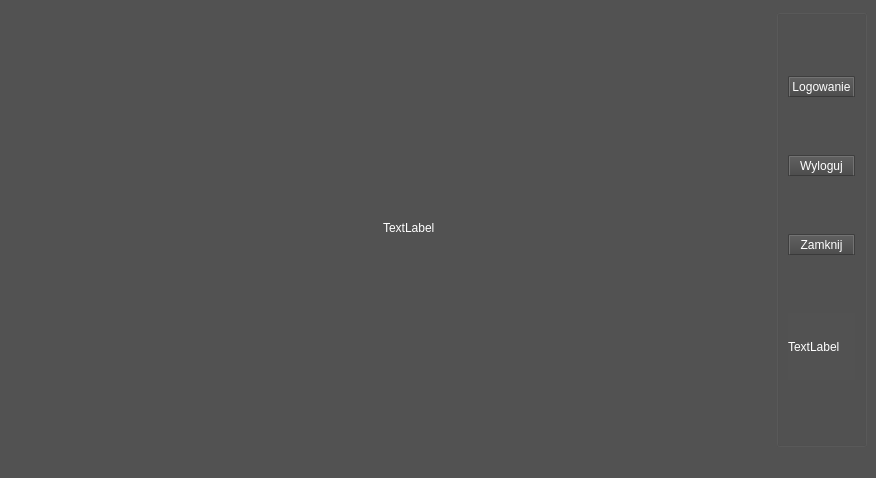
<?xml version="1.0" encoding="UTF-8"?>
<ui version="4.0">
 <class>MainWindow</class>
 <widget class="QMainWindow" name="MainWindow">
  <property name="geometry">
   <rect>
    <x>0</x>
    <y>0</y>
    <width>876</width>
    <height>478</height>
   </rect>
  </property>
  <property name="windowTitle">
   <string>Kino</string>
  </property>
  <property name="styleSheet">
   <string notr="true">/*
ElegantDark Style Sheet for QT Applications
Author: Jaime A. Quiroga P.
Company: GTRONICK
Last updated: 17/04/2018
Available at: https://github.com/GTRONICK/QSS/blob/master/ElegantDark.qss
*/
QWidget {
	background-color:rgb(82, 82, 82);
}
QDialog {
background-color:rgb(82, 82, 82);
	color: rgb(255, 255, 255);
}
QMessageBox {
    background-color: rgb(82, 82, 82);
}
QTextEdit {
	background-color:rgb(82, 82, 82);
	color: rgb(255, 255, 255);
}
QToolBox::tab{
color: rgb(255,255,255);
}
QTableView {
background-color:rgb(82, 82, 82);
color: rgb(255,255,255);
}
QComboBox {
color: rgb(255, 255, 255);
}
QListView
{
    color: rgb(255, 255, 255);
}
QDateTimeEdit{
 color: rgb(255, 255, 255);
}
QDateEdit{
 color: rgb(255, 255, 255);
}
QSpinBox{
 color: rgb(255, 255, 255);
}
QPushButton{
	border-style: outset;
	border-width: 2px;
	border-top-color: qlineargradient(spread:pad, x1:0.5, y1:0.6, x2:0.5, y2:0.4, stop:0 rgba(115, 115, 115, 255), stop:1 rgba(62, 62, 62, 255));
	border-right-color: qlineargradient(spread:pad, x1:0.4, y1:0.5, x2:0.6, y2:0.5, stop:0 rgba(115, 115, 115, 255), stop:1 rgba(62, 62, 62, 255));
	border-left-color: qlineargradient(spread:pad, x1:0.6, y1:0.5, x2:0.4, y2:0.5, stop:0 rgba(115, 115, 115, 255), stop:1 rgba(62, 62, 62, 255));
	border-bottom-color: rgb(58, 58, 58);
	border-bottom-width: 1px;
	border-style: solid;
	color: rgb(255, 255, 255);
	padding: 2px;
	background-color: qlineargradient(spread:pad, x1:0.5, y1:1, x2:0.5, y2:0, stop:0 rgba(77, 77, 77, 255), stop:1 rgba(97, 97, 97, 255));
}
QPushButton:hover{
	border-style: outset;
	border-width: 2px;
	border-top-color: qlineargradient(spread:pad, x1:0.5, y1:0.6, x2:0.5, y2:0.4, stop:0 rgba(180, 180, 180, 255), stop:1 rgba(110, 110, 110, 255));
	border-right-color: qlineargradient(spread:pad, x1:0.4, y1:0.5, x2:0.6, y2:0.5, stop:0 rgba(180, 180, 180, 255), stop:1 rgba(110, 110, 110, 255));
	border-left-color: qlineargradient(spread:pad, x1:0.6, y1:0.5, x2:0.4, y2:0.5, stop:0 rgba(180, 180, 180, 255), stop:1 rgba(110, 110, 110, 255));
	border-bottom-color: rgb(115, 115, 115);
	border-bottom-width: 1px;
	border-style: solid;
	color: rgb(255, 255, 255);
	padding: 2px;
	background-color: qlineargradient(spread:pad, x1:0.5, y1:1, x2:0.5, y2:0, stop:0 rgba(107, 107, 107, 255), stop:1 rgba(157, 157, 157, 255));
}
QPushButton:pressed{
	border-style: outset;
	border-width: 2px;
	border-top-color: qlineargradient(spread:pad, x1:0.5, y1:0.6, x2:0.5, y2:0.4, stop:0 rgba(62, 62, 62, 255), stop:1 rgba(22, 22, 22, 255));
	border-right-color: qlineargradient(spread:pad, x1:0.4, y1:0.5, x2:0.6, y2:0.5, stop:0 rgba(115, 115, 115, 255), stop:1 rgba(62, 62, 62, 255));
	border-left-color: qlineargradient(spread:pad, x1:0.6, y1:0.5, x2:0.4, y2:0.5, stop:0 rgba(115, 115, 115, 255), stop:1 rgba(62, 62, 62, 255));
	border-bottom-color: rgb(58, 58, 58);
	border-bottom-width: 1px;
	border-style: solid;
	color: rgb(255, 255, 255);
	padding: 2px;
	background-color: qlineargradient(spread:pad, x1:0.5, y1:1, x2:0.5, y2:0, stop:0 rgba(77, 77, 77, 255), stop:1 rgba(97, 97, 97, 255));
}
QPushButton:disabled{
	border-style: outset;
	border-width: 2px;
	border-top-color: qlineargradient(spread:pad, x1:0.5, y1:0.6, x2:0.5, y2:0.4, stop:0 rgba(115, 115, 115, 255), stop:1 rgba(62, 62, 62, 255));
	border-right-color: qlineargradient(spread:pad, x1:0.4, y1:0.5, x2:0.6, y2:0.5, stop:0 rgba(115, 115, 115, 255), stop:1 rgba(62, 62, 62, 255));
	border-left-color: qlineargradient(spread:pad, x1:0.6, y1:0.5, x2:0.4, y2:0.5, stop:0 rgba(115, 115, 115, 255), stop:1 rgba(62, 62, 62, 255));
	border-bottom-color: rgb(58, 58, 58);
	border-bottom-width: 1px;
	border-style: solid;
	color: rgb(0, 0, 0);
	padding: 2px;
	background-color: qlineargradient(spread:pad, x1:0.5, y1:1, x2:0.5, y2:0, stop:0 rgba(57, 57, 57, 255), stop:1 rgba(77, 77, 77, 255));
}
QLineEdit {
	border-width: 1px; border-radius: 4px;
	border-color: rgb(58, 58, 58);
	border-style: inset;
	padding: 0 8px;
	color: rgb(255, 255, 255);
	background:rgb(100, 100, 100);
	selection-background-color: rgb(187, 187, 187);
	selection-color: rgb(60, 63, 65);
}
QLabel {
	color:rgb(255,255,255);	
}
QProgressBar {
	text-align: center;
	color: rgb(240, 240, 240);
	border-width: 1px; 
	border-radius: 10px;
	border-color: rgb(58, 58, 58);
	border-style: inset;
	background-color:rgb(77,77,77);
}
QProgressBar::chunk {
	background-color: qlineargradient(spread:pad, x1:0.5, y1:0.7, x2:0.5, y2:0.3, stop:0 rgba(87, 97, 106, 255), stop:1 rgba(93, 103, 113, 255));
	border-radius: 5px;
}
QMenuBar {
	background:rgb(82, 82, 82);
}
QMenuBar::item {
	color:rgb(223,219,210);
	spacing: 3px;
	padding: 1px 4px;
	background: transparent;
}

QMenuBar::item:selected {
	background:rgb(115, 115, 115);
}
QMenu::item:selected {
	color:rgb(255,255,255);
	border-width:2px;
	border-style:solid;
	padding-left:18px;
	padding-right:8px;
	padding-top:2px;
	padding-bottom:3px;
	background:qlineargradient(spread:pad, x1:0.5, y1:0.7, x2:0.5, y2:0.3, stop:0 rgba(87, 97, 106, 255), stop:1 rgba(93, 103, 113, 255));
	border-top-color: qlineargradient(spread:pad, x1:0.5, y1:0.6, x2:0.5, y2:0.4, stop:0 rgba(115, 115, 115, 255), stop:1 rgba(62, 62, 62, 255));
	border-right-color: qlineargradient(spread:pad, x1:0.4, y1:0.5, x2:0.6, y2:0.5, stop:0 rgba(115, 115, 115, 255), stop:1 rgba(62, 62, 62, 255));
	border-left-color: qlineargradient(spread:pad, x1:0.6, y1:0.5, x2:0.4, y2:0.5, stop:0 rgba(115, 115, 115, 255), stop:1 rgba(62, 62, 62, 255));
	border-bottom-color: rgb(58, 58, 58);
	border-bottom-width: 1px;
}
QMenu::item {
	color:rgb(223,219,210);
	background-color:rgb(78,78,78);
	padding-left:20px;
	padding-top:4px;
	padding-bottom:4px;
	padding-right:10px;
}
QMenu{
	background-color:rgb(78,78,78);
}
QTabWidget {
	color:rgb(0,0,0);
	background-color:rgb(247,246,246);
}
QTabWidget::pane {
		border-color: rgb(77,77,77);
		background-color:rgb(101,101,101);
		border-style: solid;
		border-width: 1px;
    	border-radius: 6px;
}
QTabBar::tab {
	padding:2px;
	color:rgb(250,250,250);
  	background-color: qlineargradient(spread:pad, x1:0.5, y1:1, x2:0.5, y2:0, stop:0 rgba(77, 77, 77, 255), stop:1 rgba(97, 97, 97, 255));
	border-style: solid;
	border-width: 2px;
  	border-top-right-radius:4px;
   border-top-left-radius:4px;
	border-top-color: qlineargradient(spread:pad, x1:0.5, y1:0.6, x2:0.5, y2:0.4, stop:0 rgba(115, 115, 115, 255), stop:1 rgba(95, 92, 93, 255));
	border-right-color: qlineargradient(spread:pad, x1:0.4, y1:0.5, x2:0.6, y2:0.5, stop:0 rgba(115, 115, 115, 255), stop:1 rgba(95, 92, 93, 255));
	border-left-color: qlineargradient(spread:pad, x1:0.6, y1:0.5, x2:0.4, y2:0.5, stop:0 rgba(115, 115, 115, 255), stop:1 rgba(95, 92, 93, 255));
	border-bottom-color: rgb(101,101,101);
}
QTabBar::tab:selected, QTabBar::tab:last:selected, QTabBar::tab:hover {
  	background-color:rgb(101,101,101);
  	margin-left: 0px;
  	margin-right: 1px;
}
QTabBar::tab:!selected {
    	margin-top: 1px;
		margin-right: 1px;
}
QCheckBox {
	color:rgb(223,219,210);
	padding: 2px;
}
QCheckBox:hover {
	border-radius:4px;
	border-style:solid;
	padding-left: 1px;
	padding-right: 1px;
	padding-bottom: 1px;
	padding-top: 1px;
	border-width:1px;
	border-color: rgb(87, 97, 106);
	background-color:qlineargradient(spread:pad, x1:0.5, y1:0.7, x2:0.5, y2:0.3, stop:0 rgba(87, 97, 106, 150), stop:1 rgba(93, 103, 113, 150));
}
QCheckBox::indicator:checked {
	border-radius:4px;
	border-style:solid;
	border-width:1px;
	border-color: rgb(180,180,180);
  	background-color:qlineargradient(spread:pad, x1:0.5, y1:0.7, x2:0.5, y2:0.3, stop:0 rgba(87, 97, 106, 255), stop:1 rgba(93, 103, 113, 255));
}
QCheckBox::indicator:unchecked {
	border-radius:4px;
	border-style:solid;
	border-width:1px;
	border-color: rgb(87, 97, 106);
  	background-color:rgb(255,255,255);
}
QStatusBar {
	color:rgb(240,240,240);
}
</string>
  </property>
  <widget class="QWidget" name="centralwidget">
   <layout class="QHBoxLayout" name="horizontalLayout">
    <item>
     <layout class="QHBoxLayout" name="horizontalLayout_2">
      <item alignment="Qt::AlignRight|Qt::AlignVCenter">
       <widget class="QLabel" name="label">
        <property name="sizePolicy">
         <sizepolicy hsizetype="Expanding" vsizetype="Fixed">
          <horstretch>0</horstretch>
          <verstretch>0</verstretch>
         </sizepolicy>
        </property>
        <property name="text">
         <string>TextLabel</string>
        </property>
       </widget>
      </item>
      <item alignment="Qt::AlignRight">
       <widget class="QGroupBox" name="groupBox_2">
        <property name="maximumSize">
         <size>
          <width>91</width>
          <height>16777215</height>
         </size>
        </property>
        <property name="title">
         <string/>
        </property>
        <layout class="QVBoxLayout" name="verticalLayout">
         <item>
          <widget class="QPushButton" name="pushButtonLogowanie">
           <property name="cursor">
            <cursorShape>ArrowCursor</cursorShape>
           </property>
           <property name="text">
            <string>Logowanie</string>
           </property>
          </widget>
         </item>
         <item>
          <widget class="QPushButton" name="pushButtonWyloguj">
           <property name="text">
            <string>Wyloguj</string>
           </property>
          </widget>
         </item>
         <item>
          <widget class="QPushButton" name="pushButtonZamknij">
           <property name="text">
            <string>Zamknij</string>
           </property>
          </widget>
         </item>
         <item>
          <widget class="QLabel" name="labelLogo">
           <property name="minimumSize">
            <size>
             <width>67</width>
             <height>67</height>
            </size>
           </property>
           <property name="maximumSize">
            <size>
             <width>67</width>
             <height>67</height>
            </size>
           </property>
           <property name="text">
            <string>TextLabel</string>
           </property>
          </widget>
         </item>
        </layout>
       </widget>
      </item>
     </layout>
    </item>
   </layout>
  </widget>
  <widget class="QMenuBar" name="menubar">
   <property name="geometry">
    <rect>
     <x>0</x>
     <y>0</y>
     <width>876</width>
     <height>23</height>
    </rect>
   </property>
  </widget>
  <widget class="QStatusBar" name="statusbar"/>
 </widget>
 <resources/>
 <connections/>
</ui>
